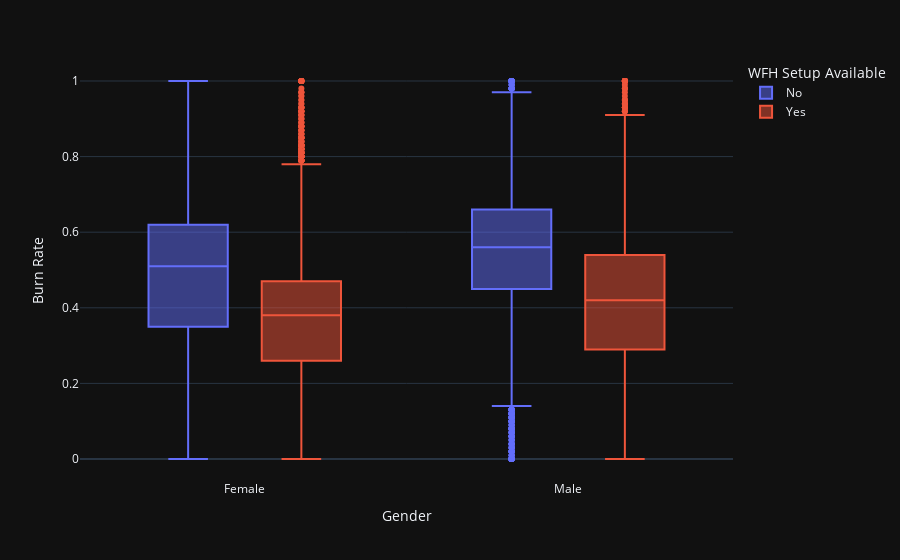

Notebook source saved alongside this figure:
### Code cell
##CORREGIR PARA GENERAR GRÁFICO

# Generamos un box plot de Company Type, Gender y Burn Rate.

fig = px.box(data_frame=df, x='Gender',y='Burn Rate',color='WFH Setup Available',orientation='v')
fig.show()

### Figure 1 — Plotly figure (JSON) as saved in the notebook; plotly's stock layout.template omitted (floating-point values rounded to 4 significant figures; data arrays with more than 128 entries replaced by an {"elided": "..."} marker saying what was removed)
{"data": [{"alignmentgroup": "True", "hovertemplate": "WFH Setup Available=No<br>Gender=%{x}<br>Burn Rate=%{y}<extra></extra>", "legendgroup": "No", "marker": {"color": "#636efa"}, "name": "No", "notched": false, "offsetgroup": "No", "orientation": "v", "showlegend": true, "type": "box", "x": {"elided": "9941 str values"}, "x0": " ", "xaxis": "x", "y": {"elided": "9941 float values"}, "y0": " ", "yaxis": "y"}, {"alignmentgroup": "True", "hovertemplate": "WFH Setup Available=Yes<br>Gender=%{x}<br>Burn Rate=%{y}<extra></extra>", "legendgroup": "Yes", "marker": {"color": "#EF553B"}, "name": "Yes", "notched": false, "offsetgroup": "Yes", "orientation": "v", "showlegend": true, "type": "box", "x": {"elided": "11685 str values"}, "x0": " ", "xaxis": "x", "y": {"elided": "11685 float values"}, "y0": " ", "yaxis": "y"}], "layout": {"boxmode": "group", "legend": {"title": {"text": "WFH Setup Available"}, "tracegroupgap": 0}, "margin": {"t": 60}, "xaxis": {"anchor": "y", "domain": [0, 1], "title": {"text": "Gender"}}, "yaxis": {"anchor": "x", "domain": [0, 1], "title": {"text": "Burn Rate"}}}}
